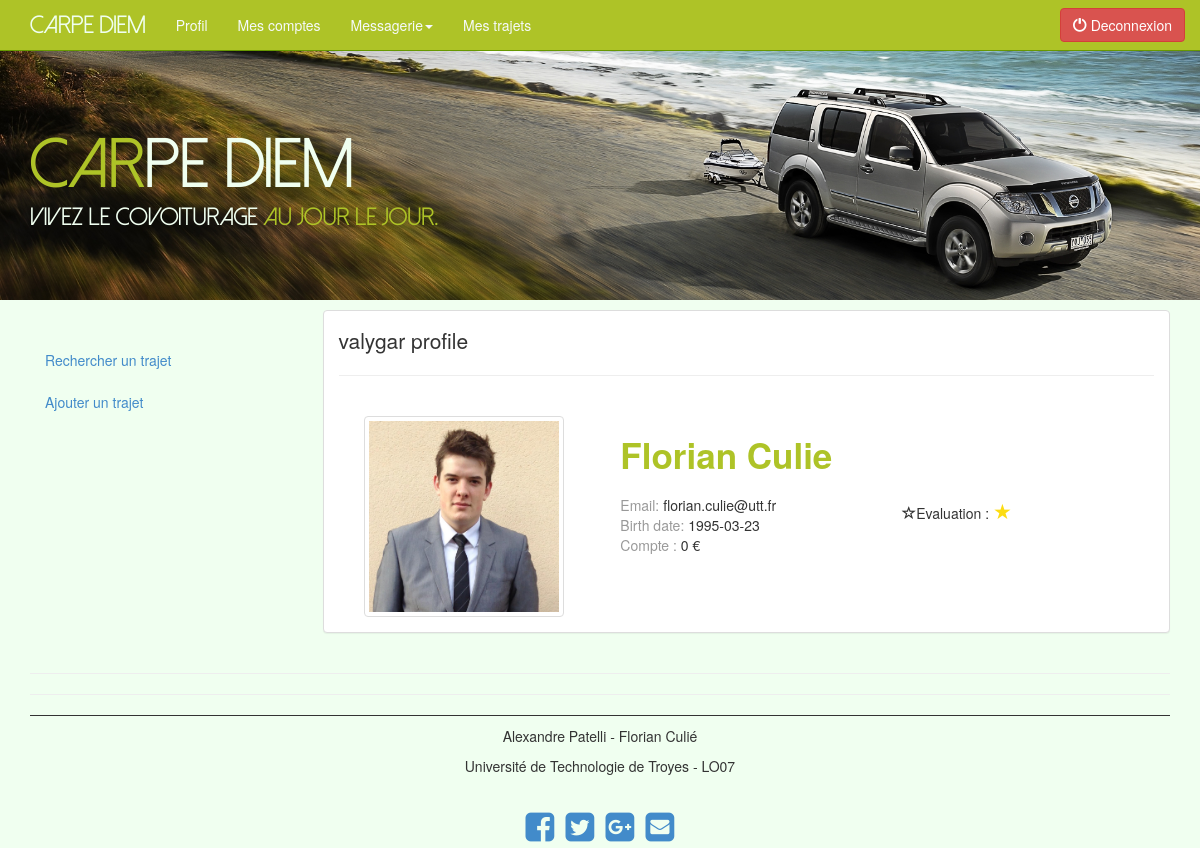
Screenshot of /membre/profil.php (signed in) with the database file from the repository.
### tables this page shows
CREATE TABLE `user` (
  `id` INT NOT NULL AUTO_INCREMENT,
  `password` VARCHAR(45) NOT NULL,
  `email` VARCHAR(45) NOT NULL,
  `prenom` VARCHAR(45) NOT NULL,
  `nom` VARCHAR(45) NOT NULL,
  `birthday` VARCHAR(45) NOT NULL,
  `photo` LONGTEXT NOT NULL,
  `compte` DECIMAL(10) NOT NULL,
  `note` DECIMAL(10) NULL,
  `username` VARCHAR(45) NOT NULL,
  PRIMARY KEY (`id`));

### membre/profil.php (the view, shortened to what this page needs)
<?php
$bdd = getBdd();
if (empty($_GET)) {
	$username=$_SESSION["login"];
}
else {
    $username=$_GET["username"];
}
$resultat=$bdd->query("SELECT * from user WHERE username ='".$username."'");
                    $donnee = $resultat->fetch();
                        ?>
                        <div class="panel panel-default">
        <div class="panel-body">
          <div class="row">
            <div class="col-md-12 lead"><?php echo $donnee["username"]." profile"; ?><hr></div>
          </div>
          <div class="row">
			<div class="col-md-4 text-center">
              <img class="img-thumbnail" style="-webkit-user-select:none;
              display:block; margin:auto; width:200px;" src="<?php echo $donnee["photo"]; ?>">
            </div>
            <div class="col-md-8">
              <div class="row">
                <div class="col-md-12">
                  <h1 class="only-bottom-margin"><?php echo $donnee["prenom"]." ".$donnee["nom"]; ?></h1>
                </div>
              </div>
              <div class="row">
                <div class="col-md-6">
                  <span class="text-muted">Email:</span> <?php echo $donnee["email"]; ?><br>
                  <span class="text-muted">Birth date:</span> <?php echo $donnee["birthday"]; ?><br>
                  <span class="text-muted">Compte :</span> <?php echo $donnee["compte"]." €"; ?><br><br>
                </div>
                <div class="col-md-6">
                  <div class="activity-mini">
                      <?php
                        if($donnee["note"]<2){
                            $note = "★</span>";
                        }
                        $note = "<span style='font-size: 150%; color:#FCDC12;'>".$note;
                      ?>
                    <i class="glyphicon glyphicon-star-empty"></i><?php echo "Evaluation : ".$note; ?>
                  </div>
                </div>
              </div>
            </div>
          </div>
            </div>
                            </div>

### gabarit/css/styles.css (style rules this page uses)
body { padding-top:50px; background-color: honeydew; }
.col-md-9 h1 { color: #AEC327; font-size: 35px; font-weight: bold; margin-bottom: 20px; }

### rows the page displays
user: username "valygar", photo (picture), prenom "Florian", nom "Culie", email "florian.culie@utt.fr", birthday "1995-03-23", compte "0"
